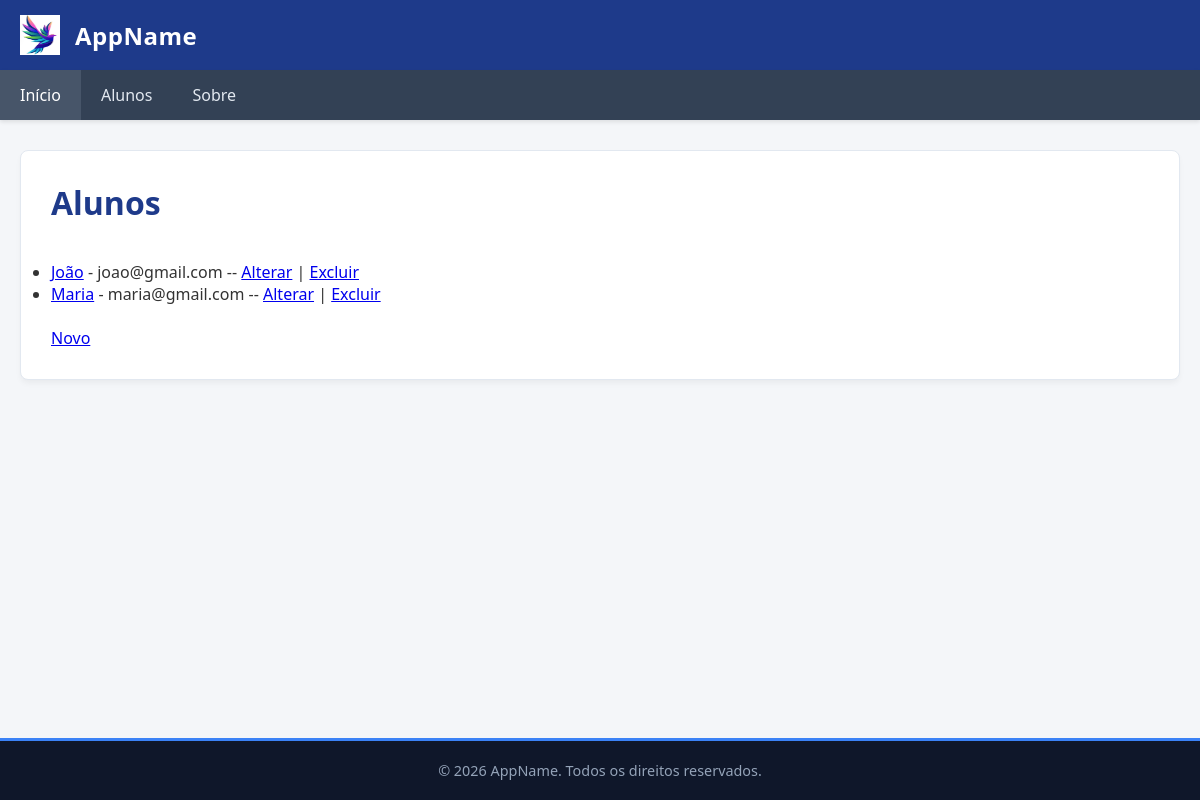
The app's page /alunos/listar_alunos, older data.
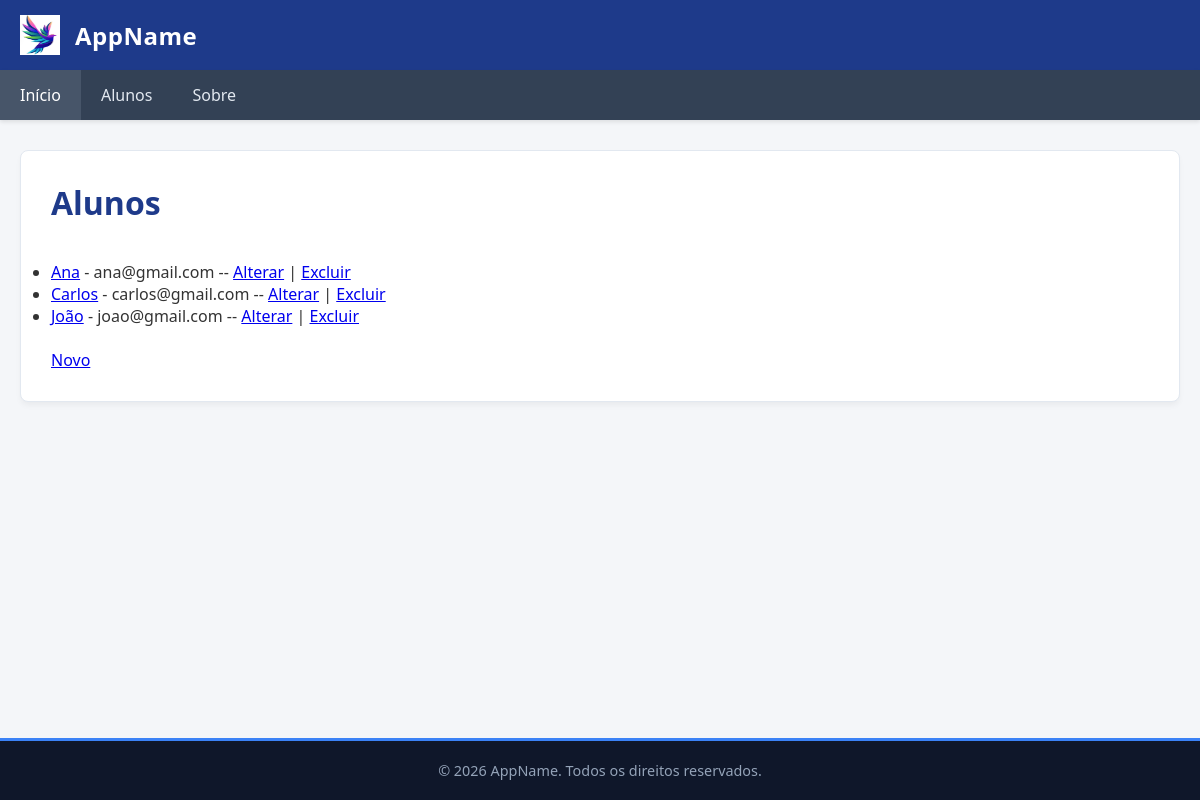
The same page, newer data.
### alunos/models.py (models this page shows)
class Aluno(models.Model):
    nome = models.CharField(max_length=100, null=False)
    matricula = models.CharField(max_length=8, null=False, unique=True)
    email = models.CharField(max_length=255, null=True)
    class Meta:
        db_table = 'aluno'
        ordering = ['nome']

### alunos/views.py (the view)
# urls.py: path('listar_alunos', views.listar_alunos, name='listar_alunos'),
def listar_alunos(request):
        alunos = Aluno.objects.all()
        return render(request, 'alunos/listar_alunos.html', {'alunos': alunos})

### templates/alunos/listar_alunos.html
{% extends 'base.html' %}
{% block conteudo %}
    <h1>Alunos</h1>
    <br>
    <ul>
        {% for a in alunos %}
            <li><a href="{% url 'detalhar_aluno' a.pk %}">{{ a.nome }}</a> - {{ a.email }} -- <a href="{% url 'alterar_aluno' a.pk %}">Alterar</a> | <a href="{% url 'excluir_aluno' a.pk %}">Excluir</a> </li>
        {% endfor %}
    </ul>
    <br>
    <a href="{% url 'cadastrar_aluno' %}">Novo</a>
{% endblock %}

### templates/base.html (shortened to what this page needs)
<!DOCTYPE html>
<html lang="pt-BR">
<head>
    {% load static %}
</head>
<body>
    <header class="top-header">
        <img src="{% static 'images/logo.png' %}" width="40" height="40"/>
        <div class="app-name">AppName</div>
    </header>
    {% include 'menu.html' %}
    <main class="main-container">
        <section class="content-card">
            {% block conteudo %}  {% endblock %}
        </section>
    </main>
    <footer class="main-footer">
        <p>&copy; 2026 AppName. Todos os direitos reservados.</p>
    </footer>
</body>
</html>

### templates/menu.html
<nav class="main-nav">
    <ul>
        <li><a href="{% url 'index' %}" class="active">Início</a></li>
        <li><a href="{% url 'listar_alunos' %}">Alunos</a></li>
        <li><a href="{% url 'sobre' %}">Sobre</a></li>
    </ul>
</nav>

### templates/base.html (style rules this page uses)
* { margin: 0; padding: 0; box-sizing: border-box; font-family: 'Segoe UI', Tahoma, Geneva, Verdana, sans-serif; }
body { display: flex; flex-direction: column; min-height: 100vh; background-color: #f4f6f9; color: #333333; }
.top-header { background-color: #1e3a8a; color: #ffffff; padding: 15px 20px; display: flex; align-items: center; gap: 15px; }
.app-name { font-size: 1.5rem; font-weight: 600; letter-spacing: 0.5px; }
.main-nav { background-color: #334155; box-shadow: 0 2px 4px rgba(0, 0, 0, 0.1); }
.main-nav ul { list-style: none; display: flex; max-width: 1200px; margin: 0 auto; }
.main-nav a { display: block; color: #e2e8f0; text-decoration: none; padding: 14px 20px; font-size: 1rem; transition: background-color 0.3s ease, color 0.3s ease; }
.main-nav a:hover, .main-nav a.active { background-color: #475569; color: #ffffff; }
.main-container { flex: 1; max-width: 1200px; width: 100%; margin: 30px auto; padding: 0 20px; }
.content-card { background-color: #ffffff; padding: 30px; border-radius: 8px; border: 1px solid #e2e8f0; box-shadow: 0 4px 6px -1px rgba(0, 0, 0, 0.05); }
.content-card h1 { color: #1e3a8a; margin-bottom: 15px; font-size: 2rem; }
.main-footer { background-color: #0f172a; color: #94a3b8; text-align: center; padding: 20px; font-size: 0.9rem; margin-top: auto; border-top: 3px solid #3b82f6; }

Row changes from the older to the newer data that the page shows:
removed Aluno: nome "Maria", email "maria@gmail.com"
added Aluno: nome "Ana", email "ana@gmail.com"
added Aluno: nome "Carlos", email "carlos@gmail.com"
